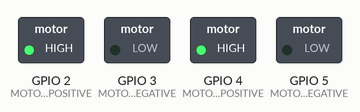
The sketch below on a simulated ESP32. On the bench: switched loads named in the sketch (green lamp = pin HIGH).

Above: at 0.1 s.
Timing chart, 0 to 1.6 s (numbered marks = the images above):
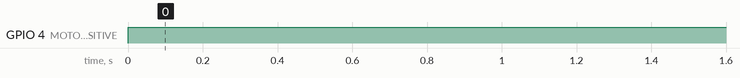

Measured:
- by itself, GPIO 4 (MOTOR2_POSITIVE): LOW → HIGH at 0.00 s

The sketch:

IoT.ESP32.Car.ino
```cpp
#include <Servo.h>

// Definir los pines de control de los motores
#define MOTOR1_POSITIVE 2
#define MOTOR1_NEGATIVE 3
#define MOTOR2_POSITIVE 4
#define MOTOR2_NEGATIVE 5

void setup() {
  // Inicializar los pines de control de los motores como salidas
  pinMode(MOTOR1_POSITIVE, OUTPUT);
  pinMode(MOTOR1_NEGATIVE, OUTPUT);
  pinMode(MOTOR2_POSITIVE, OUTPUT);
  pinMode(MOTOR2_NEGATIVE, OUTPUT);
}

void loop() {
  // Girar los motores de la derecha hacia adelante
  digitalWrite(MOTOR1_POSITIVE, HIGH);
  digitalWrite(MOTOR1_NEGATIVE, LOW);
  digitalWrite(MOTOR2_POSITIVE, HIGH);
  digitalWrite(MOTOR2_NEGATIVE, LOW);

  // Retardo para mantener los motores en movimiento
  delay(1000); // Tiempo en milisegundos
}
```
